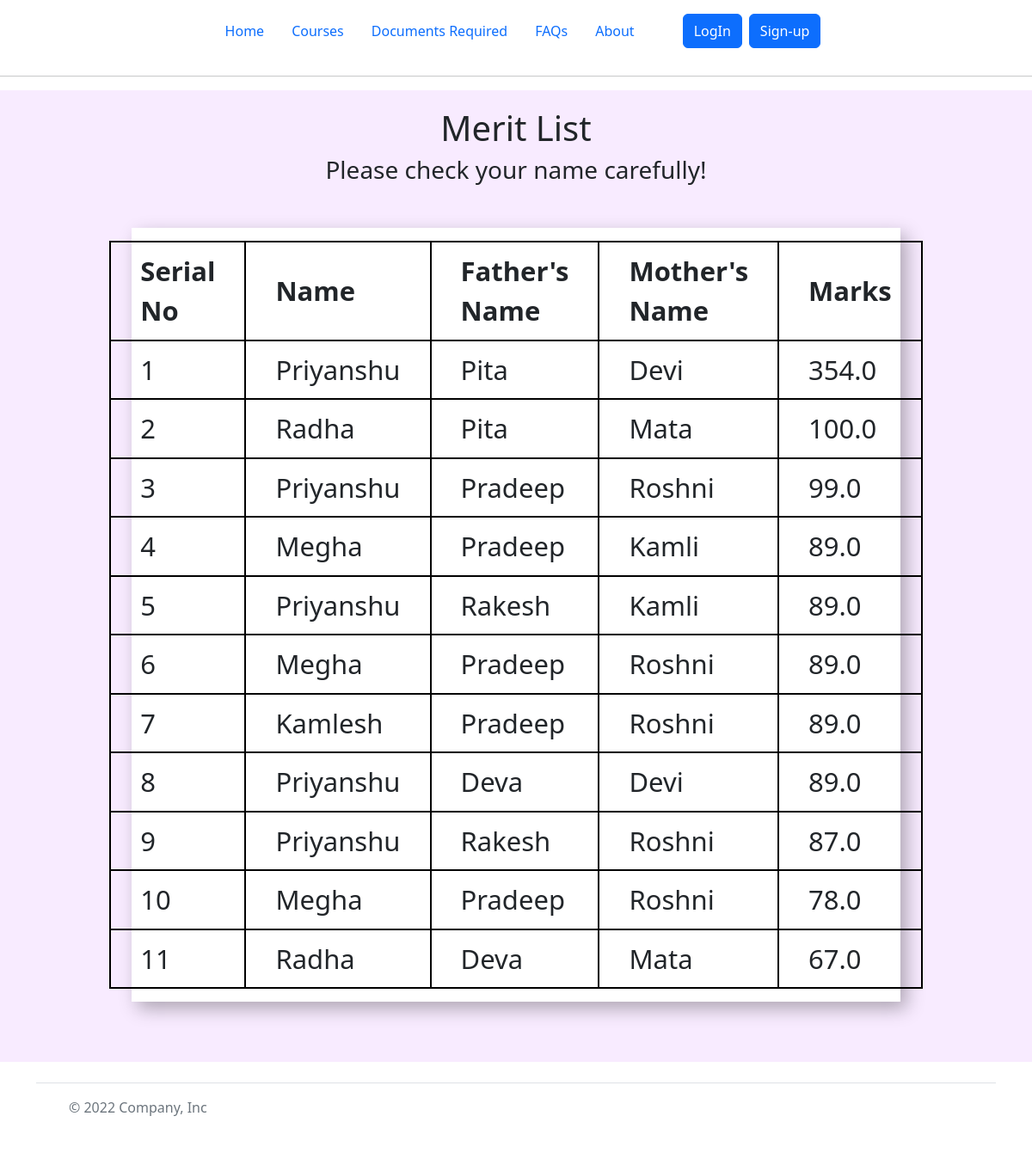
The page /merit/ on the database its author committed.
### main/models.py (models this page shows)
class UserInfo(models.Model):
    fname = models.CharField(max_length=40)
    lname = models.CharField(max_length=40)
    marks12 = models.FloatField()
    course=models.CharField(max_length=40)
    father = models.CharField(max_length=40)
    mother = models.CharField(max_length=40)
    photo = models.FileField(null=True,blank = True,upload_to="photo/")
    marksheet = models.ImageField(null=True,blank = True,upload_to="marksheet/")
    marksheet2 = models.ImageField(null=True,blank = True,upload_to='marksheet2/')

### main/views.py (the view)
# urls.py: path('merit/',views.merit,name = 'merit'),
def merit(request):
    query_set = UserInfo.objects.order_by('marks12').reverse()
    return render(request,'main/merit.html',{'q_set':query_set})

### main/templates/main/merit.html (shortened to what this page needs)
{%extends 'main/base.html'%}
{%load static%}
{%block style%}
<link rel="stylesheet" href="{%static 'main/merit.css'%}"> {%endblock%}
{%block content%}
<div class="main">
    <h1 style="text-align: center;">Merit List</h1>
    <h3 style="text-align: center;">Please check your name carefully!</h3>
    <table>
        <tr>
            <th>Serial No</th>
            <th>Name</th>
            <th>Father's Name</th>
            <th>Mother's Name</th>
            <th>Marks</th>
        </tr>
        {%for item in q_set%}
        <tr>
            <td>{{forloop.counter}}</td>
            <td>{{item.fname}}</td>
            <td>{{item.father}}</td>
            <td>{{item.mother}}</td>
            <td>{{item.marks12}}</td>
            {%endfor%}
    </table>
</div>
{%endblock%}

### main/templates/main/base.html (shortened to what this page needs)
{% load static %}
<!DOCTYPE html>
<html lang="en">
<head>
  <link href="https://cdn.jsdelivr.net/npm/bootstrap@5.2.3/dist/css/bootstrap.min.css" rel="stylesheet"
 />
  <link rel="stylesheet" href="{% static 'main/base.css' %}" />
  {%block style%} {%endblock%}
</head>
<body>
  <div class="container">
    <header class="d-flex justify-content-center py-3">
      <ul class="nav nav-pills">
        <li class="nav-item">
          <a href="/" class="nav-link " aria-current="page">Home</a>
        </li>
        <li class="nav-item"><a href="../courses/" class="nav-link">Courses</a></li>
        <li class="nav-item">
          <a href="#" class="nav-link">Documents Required</a>
        </li>
        <li class="nav-item"><a href="#" class="nav-link">FAQs</a></li>
        <li class="nav-item"><a href="../about/" class="nav-link">About</a></li>
      </ul>
      <button type="button" style="margin-left: 40px" class="btn btn-primary me-2">
        {% if user.is_authenticated %}
        <a href="/logout/">LogOut
          {% else %}
          <a href="/login/">LogIn
            <button type="button" class="btn btn-primary">
              <a href="../register/"> Sign-up</a>
            </button>
            {% endif %}</a>
      </button>
    </header>
  </div>
  <hr />
  {%block content%} {%endblock%}
  <div class="container" id="foot">
    <footer class="d-flex flex-wrap justify-content-between align-items-center py-3 my-4 border-top">
      <div class="col-md-4 d-flex align-items-center">
        <a href="/" class="mb-3 me-2 mb-md-0 text-muted text-decoration-none lh-1">
          <svg class="bi" width="30" height="24">
            <use xlink:href="#bootstrap"></use>
          </svg>
        </a>
        <span class="mb-3 mb-md-0 text-muted">© 2022 Company, Inc</span>
      </div>
      <ul class="nav col-md-4 justify-content-end list-unstyled d-flex">
        <li class="ms-3">
          <a class="text-muted" href="#"><svg class="bi" width="24" height="24">
              <use xlink:href="#twitter"></use>
            </svg></a>
        </li>
        <li class="ms-3">
          <a class="text-muted" href="#"><svg class="bi" width="24" height="24">
              <use xlink:href="#instagram"></use>
            </svg></a>
        </li>
        <li class="ms-3">
          <a class="text-muted" href="#"><svg class="bi" width="24" height="24">
              <use xlink:href="#facebook"></use>
            </svg></a>
        </li>
      </ul>
    </footer>
  </div>
</body>
</html>

### main/static/main/base.css (style rules this page uses)
body { min-height: 100vh; }
#foot { position: sticky; top: 100%; }
a { text-decoration: none; color: white; }

### main/static/main/merit.css (style rules this page uses)
table { display: flex; align-items: center; justify-content: center; height: 900px; width: 894px; margin: 50px auto; background-color: white; box-shadow: 7px 8px 20px rgba(0, 0, 0, 0.3); }
td, th { padding: 10px 34px; width: 100px; font-size: 31px; border: 2px solid black; border-collapse: collapse; }
.main { background-color: rgb(231 187 255 / 29%); padding: 20px; }

### rows shown on the page
UserInfo: fname "Priyanshu", father "Pita", mother "Devi", marks12 "354.0"
UserInfo: fname "Radha", father "Pita", mother "Mata", marks12 "100.0"
UserInfo: fname "Priyanshu", father "Pradeep", mother "Roshni", marks12 "99.0"
UserInfo: fname "Megha", father "Pradeep", mother "Kamli", marks12 "89.0"
UserInfo: fname "Priyanshu", father "Rakesh", mother "Kamli", marks12 "89.0"
UserInfo: fname "Megha", father "Pradeep", mother "Roshni", marks12 "89.0"
UserInfo: fname "Kamlesh", father "Pradeep", mother "Roshni", marks12 "89.0"
UserInfo: fname "Priyanshu", father "Deva", mother "Devi", marks12 "89.0"
UserInfo: fname "Priyanshu", father "Rakesh", mother "Roshni", marks12 "87.0"
UserInfo: fname "Megha", father "Pradeep", mother "Roshni", marks12 "78.0"
UserInfo: fname "Radha", father "Deva", mother "Mata", marks12 "67.0"
